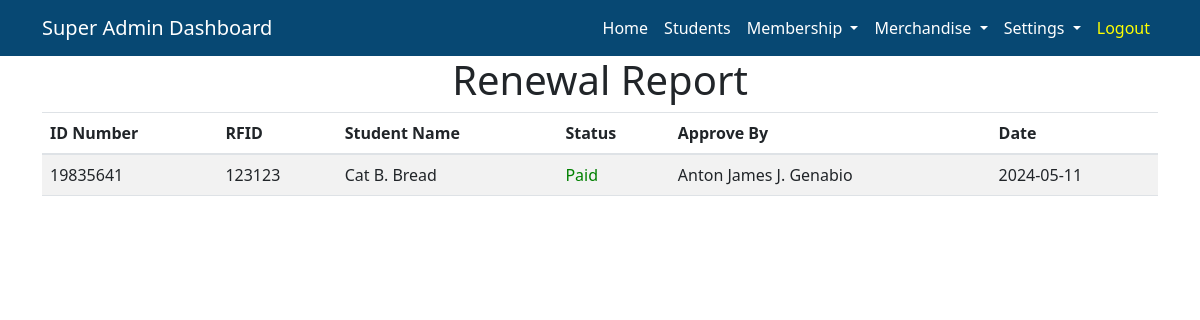
The app's page /Admin/AdminRenewalReport.php (signed in) with its own data.
### tables this page shows
CREATE TABLE `renewal` (
  `renewal_id` int(11) NOT NULL,
  `id_number` int(11) NOT NULL,
  `status` varchar(20) NOT NULL,
  `admin_name` varchar(50) NOT NULL,
  `renewal_date` varchar(10) NOT NULL
);

CREATE TABLE `students` (
  `id_number` int(10) NOT NULL,
  `rfid` varchar(20) NOT NULL,
  `first_name` varchar(20) NOT NULL,
  `middle_name` varchar(20) NOT NULL,
  `last_name` varchar(20) NOT NULL,
  `email` varchar(50) NOT NULL,
  `course` varchar(5) NOT NULL,
  `year` int(11) NOT NULL,
  `password` varchar(150) NOT NULL,
  `status` varchar(5) NOT NULL,
  `membership` varchar(20) NOT NULL
);

### Backend/BackendAdmin.php (called while the page is built, shortened)
<?php
function renewalReport(){
    $db = Database::getInstance();
    $conn = $db->getConnection();
    $sql = "SELECT students.id_number,students.rfid , students.first_name, students.middle_name, students.last_name , renewal.admin_name , renewal.renewal_date  FROM students inner join renewal on students.id_number = renewal.id_number WHERE renewal.status = 'Paid'";
    $resultReport = mysqli_query($conn, $sql);
    if(mysqli_num_rows($resultReport) > 0)
        {
          $renewal = [];
          while($row = mysqli_fetch_array($resultReport)) {
              $renewal[] = $row;
          }
        }
        return $renewal;
}
?>

### Admin/AdminRenewalReport.php (the view, shortened to what this page needs)
<?php
if ($_SESSION['position'] == "President" || $_SESSION['position'] == "Developer") {
    require '../Controller/ControllerSuperAdmin.php';
} else {
    require '../Controller/ControllerAdmin.php';
}
     $reportSub = renewalReport();
?>
<!DOCTYPE html>
<html lang="en">
<head>
</head>
<body>
<h1 class="text-center">Renewal Report</h1>
<div class="container">
<table id="example" class="table table-striped table-hover table-responsive-lg  " style="width:100%; overflow:auto">
    <thead >
        <tr>
            <th >ID Number</th>
            <th>RFID</th>
            <th >Student Name</th>
            <th >Status</th>
            <th >Approve By</th>
            <th >Date</th>
        </tr>
    </thead>
    <tbody>
        <?php foreach ($reportSub as $person): ?>
            <tr>
                <td><?php echo $person['id_number']; ?></td>
                <td><?php echo $person['rfid']; ?></td>
                <td><?php echo $person['first_name']." ".$person['middle_name'].". ".$person['last_name']; ?></td>
                <td style="color:green">Paid</td>
                <td><?php echo $person['admin_name']; ?></td>
                <td><?php echo $person['renewal_date']; ?></td>
            </tr>
        <?php endforeach; ?>
    </tbody>
</table>
</div>
</body>
</html>

### records on screen
renewal: id_number.id_number "19835641", id_number.rfid "123123", id_number.first_name "Cat", id_number.middle_name "B", id_number.last_name "Bread", admin_name "Anton James J. Genabio", renewal_date "2024-05-11"
